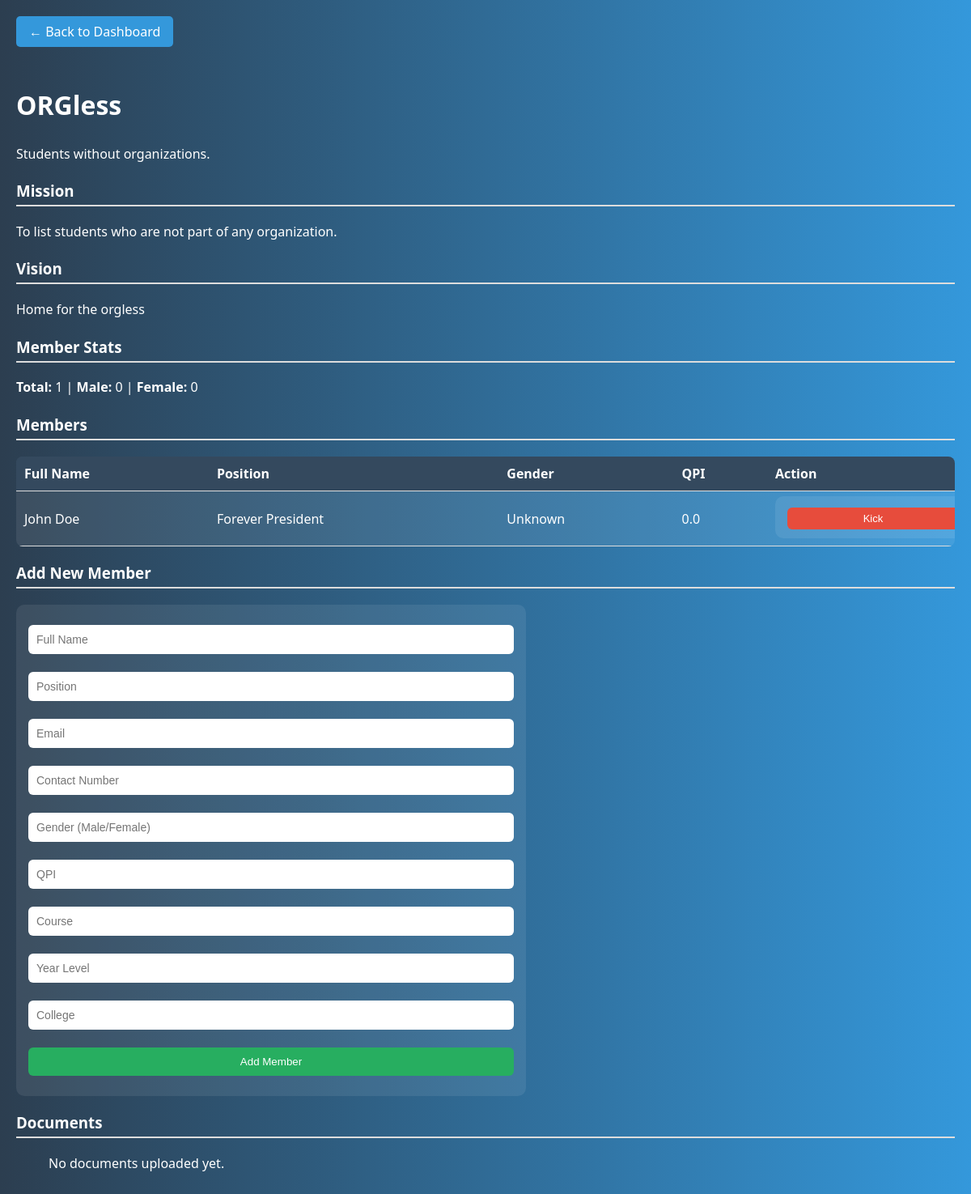
The page /organization/22 on the database its author committed.
### tables this page shows
CREATE TABLE organizations (
        id INTEGER PRIMARY KEY AUTOINCREMENT,
        name TEXT NOT NULL,
        description TEXT,
        mission TEXT,
        vision TEXT,
        status TEXT DEFAULT 'Pending'
    );

CREATE TABLE members (
        id INTEGER PRIMARY KEY AUTOINCREMENT,
        org_id INTEGER,
        full_name TEXT,
        position TEXT,
        email TEXT,
        contact_no TEXT,
        sex TEXT,
        qpi REAL,
        course TEXT,
        year_level TEXT,
        college TEXT,
        FOREIGN KEY (org_id) REFERENCES organizations(id)
    );

### app.py (the view, shortened to what this page needs)
@app.route('/organization/<int:org_id>', methods=['GET', 'POST'])
def view_organization(org_id):
    db = get_db()
    org = db.execute('SELECT * FROM organizations WHERE id = ?', (org_id,)).fetchone()
    members = db.execute('''
        SELECT position, full_name, sex AS gender, qpi, id
        FROM members
        WHERE org_id = ?
    ''', (org_id,)).fetchall()
    documents = db.execute('SELECT * FROM documents WHERE org_id = ?', (org_id,)).fetchall()
    total_members = len(members)
    male_count = sum(1 for m in members if m['gender'] == 'Male')
    female_count = sum(1 for m in members if m['gender'] == 'Female')
    return render_template('organization_view.html',
                           org=org,
                           members=members,
                           documents=documents,
                           total_members=total_members,
                           male_count=male_count,
                           female_count=female_count)

### app.py (called while the page is built)
def get_db():
    db = getattr(g, '_database', None)
    if db is None:
        db = g._database = sqlite3.connect(DATABASE)
        db.row_factory = sqlite3.Row
    return db

@app.teardown_appcontext
def close_connection(exception):
    db = getattr(g, '_database', None)
    if db is not None:
        db.close()

### templates/organization_view.html (shortened to what this page needs)
{% extends 'base.html' %}
{% block content %}
<a href="{{ url_for('sacdev_dashboard') }}" class="back-btn">← Back to Dashboard</a>
<h2>{{ org.name }}</h2>
<p>{{ org.description }}</p>
<h3>Mission</h3>
<p>{{ org.mission }}</p>
<h3>Vision</h3>
<p>{{ org.vision }}</p>
<h3>Member Stats</h3>
<p><strong>Total:</strong> {{ total_members }} | <strong>Male:</strong> {{ male_count }} | <strong>Female:</strong> {{ female_count }}</p>
<h3>Members</h3>
{% if members %}
<table>
  <thead>
    <tr>
      <th>Full Name</th>
      <th>Position</th>
      <th>Gender</th>
      <th>QPI</th>
      <th>Action</th>
    </tr>
  </thead>
  <tbody>
    {% for member in members %}
    <tr>
      <td>{{ member.full_name }}</td>
      <td>{{ member.position }}</td>
      <td>{{ member.gender }}</td>
      <td>{{ member.qpi }}</td>
      <td>
        <form method="POST" style="display:inline;">
          <button type="submit" name="kick_member" class="kick-btn">Kick</button>
        </form>
      </td>
    </tr>
    {% endfor %}
  </tbody>
</table>
{% else %}
  <p>No members yet.</p>
{% endif %}
<h3>Add New Member</h3>
<form method="POST" style="max-width: 600px;">
  <input type="text" name="full_name" placeholder="Full Name" required>
  <input type="text" name="position" placeholder="Position" required>
  <input type="email" name="email" placeholder="Email">
  <input type="text" name="contact_no" placeholder="Contact Number">
  <input type="text" name="sex" placeholder="Gender (Male/Female)">
  <input type="number" step="0.01" name="qpi" placeholder="QPI">
  <input type="text" name="course" placeholder="Course">
  <input type="text" name="year_level" placeholder="Year Level">
  <input type="text" name="college" placeholder="College">
  <button type="submit" class="submit-btn" style="width: 100%;">Add Member</button>
</form>
<h3>Documents</h3>
<ul>
  {% for doc in documents %}
    <li>{{ doc.title }} - <a href="{{ url_for('static', filename=doc.file_path) }}" target="_blank">View</a></li>
  {% else %}
    <p>No documents uploaded yet.</p>
  {% endfor %}
</ul>
{% endblock %}

### static/styles.css (style rules this page uses)
body { font-family: Arial, sans-serif; background-color: #f4f4f4; }
input, button { width: 100%; margin: 10px 0; padding: 10px; }
button { background-color: #007bff; color: white; border: none; }
body { margin: 0; font-family: 'Segoe UI', sans-serif; background: linear-gradient(to right, #2c3e50, #3498db); color: white; }

### templates/organization_view.html (style rules this page uses)
body { font-family: 'Segoe UI', Tahoma, Geneva, Verdana, sans-serif; background-color: #2c3e50; margin: 0; padding: 20px; color: white; }
h2 { margin-top: 30px; font-size: 2em; }
h3 { margin-top: 20px; border-bottom: 2px solid #ddd; padding-bottom: 5px; }
p { line-height: 1.6; margin-bottom: 15px; color: white; }
a { color: #3498db; text-decoration: none; }
form { margin-top: 20px; background-color: rgba(255, 255, 255, 0.08); padding: 15px; border-radius: 10px; }
input[type="text"], input[type="email"], input[type="number"] { width: 100%; padding: 10px; margin-bottom: 12px; border-radius: 6px; border: none; font-size: 14px; box-sizing: border-box; }
.submit-btn { background-color: #27ae60; color: white; padding: 10px 20px; border: none; border-radius: 6px; cursor: pointer; }
.kick-btn { background-color: #e74c3c; color: white; padding: 6px 12px; border: none; border-radius: 6px; cursor: pointer; font-size: 13px; }
.back-btn { display: inline-block; background: #3498db; padding: 8px 16px; color: white; text-decoration: none; border-radius: 5px; margin-bottom: 20px; }
table { width: 100%; border-collapse: collapse; background-color: rgba(255, 255, 255, 0.08); margin-top: 20px; border-radius: 8px; overflow: hidden; }
th, td { padding: 10px; border-bottom: 1px solid #ddd; text-align: left; }
th { background-color: #34495e; }

### rows shown on the page
organizations: name "ORGless", description "Students without organizations.", mission "To list students who are not part of any organization.", vision "Home for the orgless"
members: full_name "John Doe", position "Forever President", gender "Unknown", qpi "0.0"

### other values the page prints
{{ total_members }} "1"
{{ male_count }} "0"
{{ female_count }} "0"
